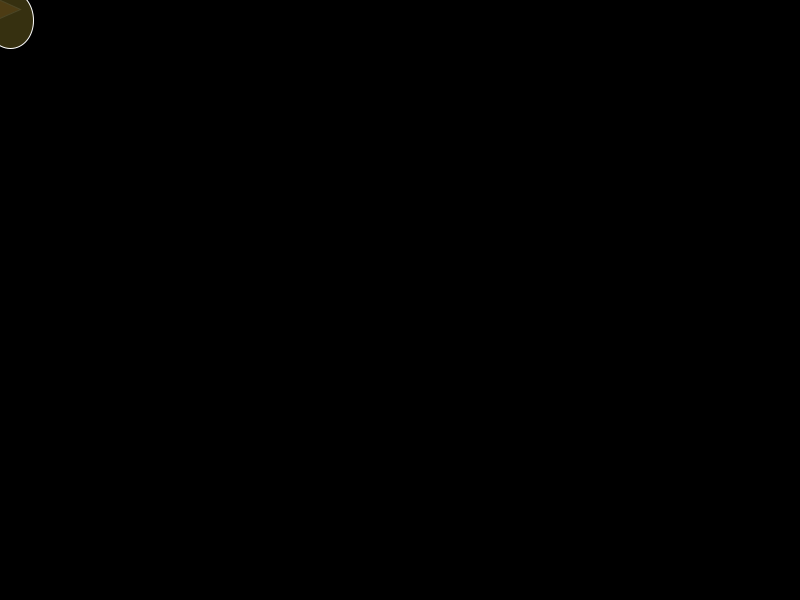
Frame 1 (no input)
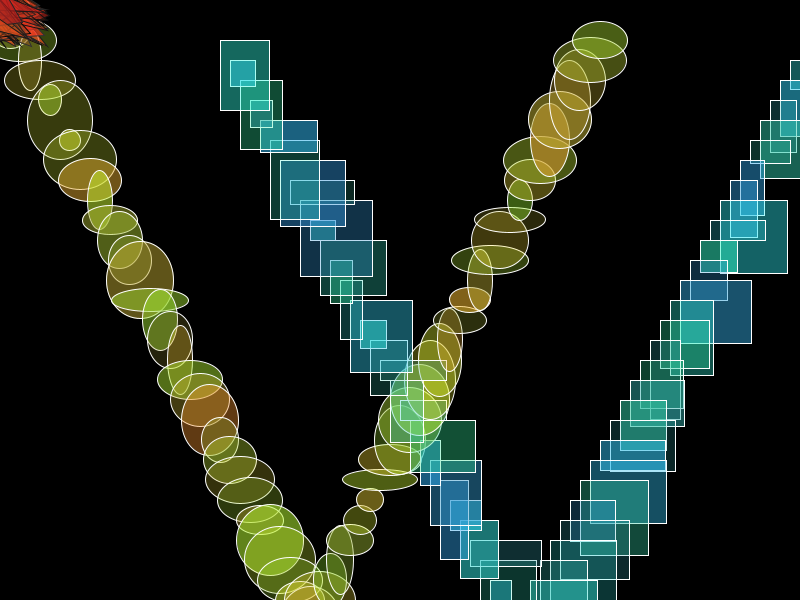
Frame 60 (the mouse pressed at the canvas centre just before this capture)
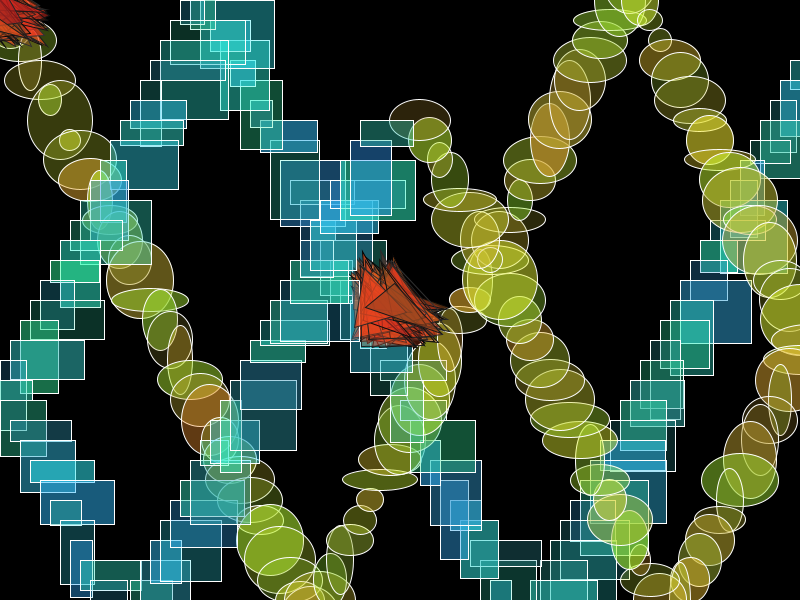
Frame 120 (the mouse held since frame 60 and released just before this capture)

The Processing sketch that drew these frames (run headless with seeded random() and noise(); from frame 60 on, the mouse is pressed at the canvas centre):

// Processing sketch: processing_33173
// ── processing_33173.pde

// mouse drawing
// background is on the back not being render while mouse move
//void setup (){
//  size(500,500);
//  background(255,217,0);
//  noStroke();
//
//}
//void draw(){
//  rect(mouseX,mouseY,10,10);
//}

float circlex=0;
float circley=0;
float vely = 20;
float velx = 10;
float circlex2=800;
float circley2=0;
float vely2 = 20;
float velx2 = 10;

//mouse interaction
//background are being drawn as the rect move
void setup (){
  background(0);
  size(800,600);
  frameRate(60);
  smooth();
  //noStroke();

}
void draw(){
  stroke(random(0,50));
  strokeWeight(1);
  fill(random(150,255),random(30,100),30,random(0,200));
  triangle(mouseX-random(5,50),mouseY-random(5,50),mouseX-random(5,50),mouseY+random(5,50),mouseX+random(5,50),mouseY+random(5,50));

  
  //noStroke();
  
  stroke(255);
  fill(random(150,255),random(150,255),50,random(50,140));
  strokeWeight(1);
  circlex+=velx;
  circley+=vely; // the same as circley=circley+vel
  ellipse(circlex,circley,random(20,80),random(20,80));
  if((circlex<0)||(circlex>width)){
    velx=velx*-1;
  }
  if((circley<0)||(circley>height)){
    vely=vely*-1;
  }
  
    fill(50,random(150,255),random(150,255),random(50,140));

  circlex2+=velx2;
  circley2+=vely2; // the same as circley=circley+vel
  rect(circlex2,circley2,random(20,80),random(20,80));
  if((circlex2<0)||(circlex2>width)){
    velx2=velx2*-1;
  }
  if((circley2<0)||(circley2>height)){
    vely2=vely2*-1;
  }
  
  
  
 
}
